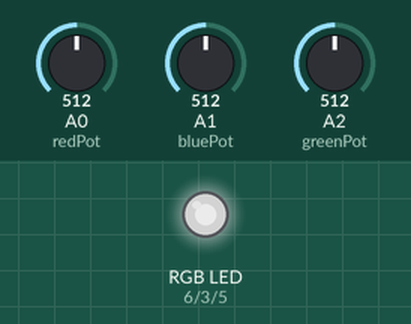
Bench run of a sketch on a simulated Arduino Uno, built with avr-gcc and run on an emulated ATmega328P. Shown: an RGB LED mixed from three pins (HIGH = lit). Inputs (shaded band) come from the test bench; at power-on: A0 (redPot) = 512, A1 (bluePot) = 512, A2 (greenPot) = 512. Dim RGB values are drawn brighter than linear.

Above: at 1.2 s.
1.3 s: A0 (redPot) set to 716
At 2.4 s:
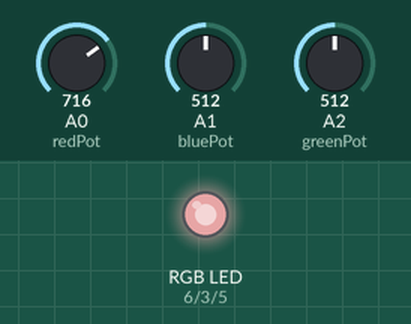
2.8 s: A1 (bluePot) set to 716
At 3.5 s:
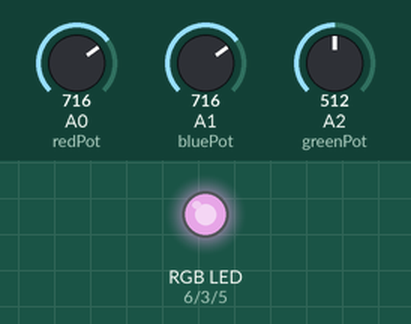
4.3 s: A2 (greenPot) set to 716
At 4.7 s:
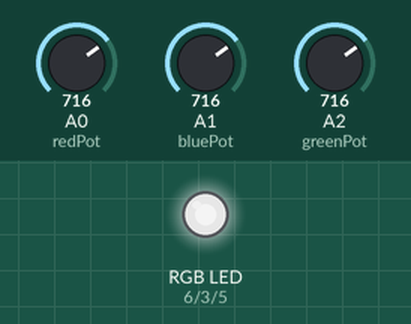
5.8 s: A0 (redPot) set to 900
At 7.0 s:
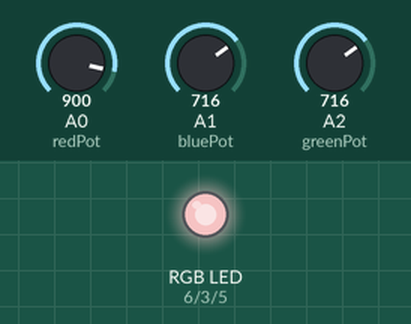
7.3 s: A1 (bluePot) set to 900
At 8.2 s:
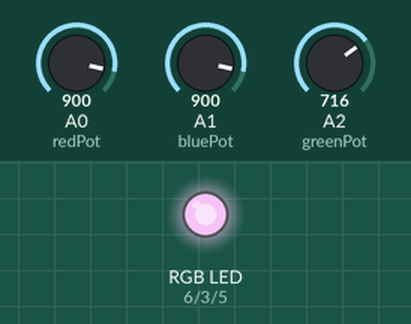
8.8 s: A2 (greenPot) set to 900
At 9.3 s:
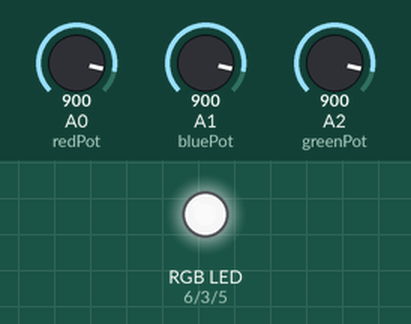
Timing chart, 0 to 11.3 s (numbered marks = the images above; inputs shaded):
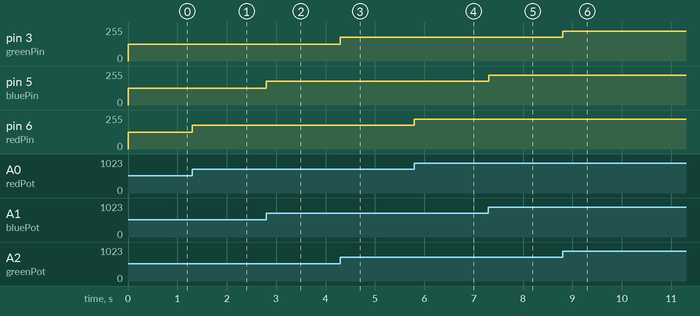

The sketch:

rgb-mixer.ino
```cpp
const int redPin = 6;
const int redPot = A0;
float redLevel = 0;

const int bluePin = 5;
const int bluePot = A1;
float blueLevel = 0;

const int greenPin = 3;
const int greenPot = A2;
float greenLevel = 0;


void setup() {
  pinMode(redPin, OUTPUT);
  pinMode(redPot, INPUT);

  pinMode(bluePin, OUTPUT);
  pinMode(bluePin, INPUT);

  pinMode(greenPin, OUTPUT);
  pinMode(greenPin, INPUT);
}

void loop() {
  redLevel = map(analogRead(redPot), 0, 1023, 0, 255);
  blueLevel = map(analogRead(bluePot), 0, 1023, 0, 255);
  greenLevel = map(analogRead(greenPot), 0, 1023, 0, 255);

  setRGB(redLevel, blueLevel, greenLevel);
}

void setRGB(float red, float blue, float green) {
  analogWrite(redPin, redLevel);
  analogWrite(bluePin, blueLevel);
  analogWrite(greenPin, greenLevel);
}
```

Measured:
- after the input at 1.3 s, pin 6 (redPin): 127/255 → 178/255 at once
- after the input at 2.8 s, pin 5 (bluePin): 127/255 → 178/255 at once
- after the input at 4.3 s, pin 3 (greenPin): 127/255 → 178/255 at once
- after the input at 5.8 s, pin 6 (redPin): 178/255 → 224/255 at once
- after the input at 7.3 s, pin 5 (bluePin): 178/255 → 224/255 at once
- after the input at 8.8 s, pin 3 (greenPin): 178/255 → 224/255 at once
